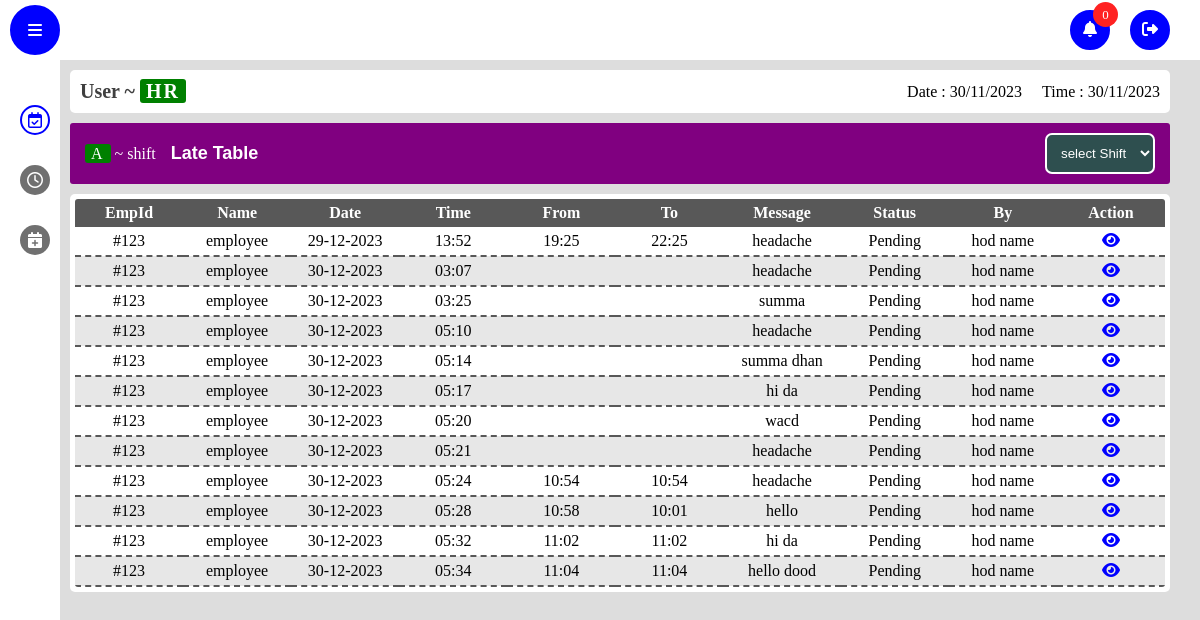
The app's page /late_req_table (signed in), older data.
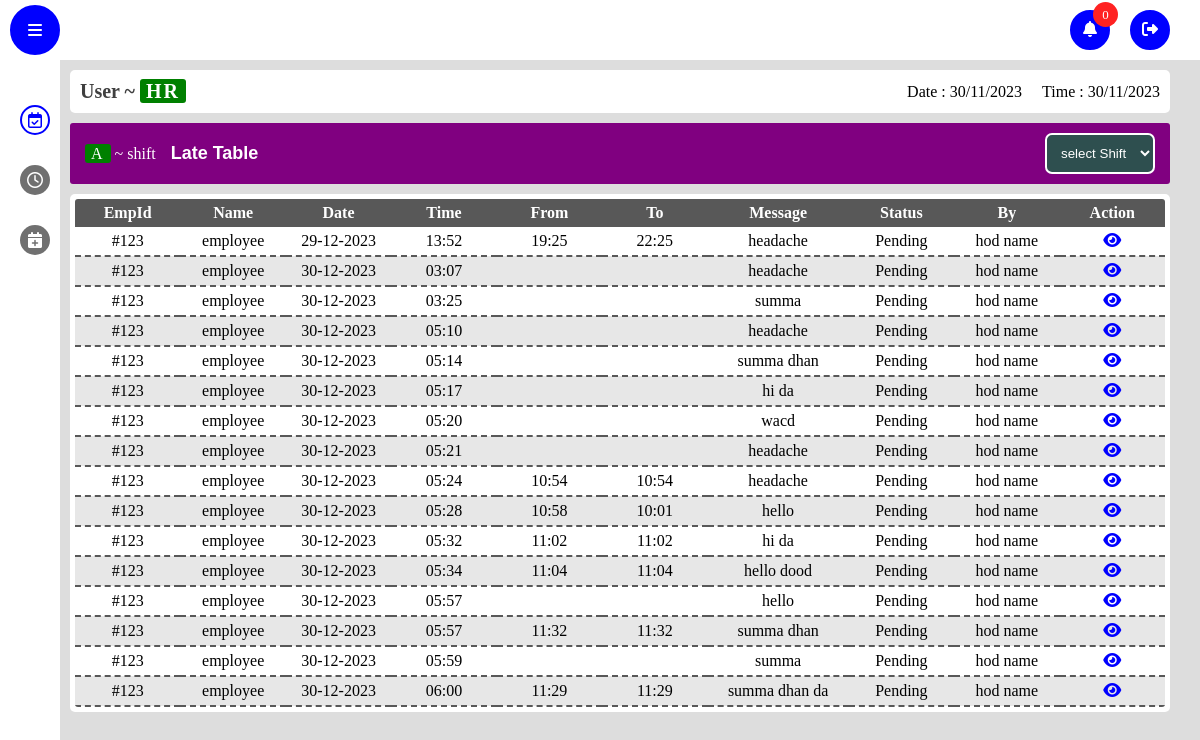
The same page, newer data.
### app/models.py (models this page shows)
class late(db.Model, UserMixin):
    id = db.Column(db.Integer, primary_key=True)
    emp_id = db.Column(db.Integer)
    emp_name = db.Column(db.String(150), nullable=False)
    reason = db.Column(db.String(150), nullable=False)
    from_time = db.Column(db.String(150), nullable=False)
    to_time = db.Column(db.String(150), nullable=False)
    status = db.Column(db.String(150), default='Pending')
    approved_by = db.Column(db.String(150), default='Pending')
    hr_approval = db.Column(db.String(150), default='Pending')
    date = db.Column(db.DateTime(timezone=True), default=func.now())

### app/views.py (the view)
@views.route("/late_req_table")
@login_required
def late_req_table():
    permission_details=late.query.order_by(late.date).all()
    return render_template("req_table.html",permission=permission_details,permission_type='Late')

### app/templates/req_table.html (shortened to what this page needs)
<!DOCTYPE html>
<html lang="en">
  <head>
    <link rel="stylesheet" href="static/css/style.css" />
    <link rel="stylesheet" href="static/css/attendance.css" />
    <link
      rel="stylesheet"
      href="https://cdnjs.cloudflare.com/ajax/libs/font-awesome/5.15.4/css/all.min.css"
    />
    <link
      rel="stylesheet"
      href="https://cdnjs.cloudflare.com/ajax/libs/font-awesome/6.1.1/css/all.min.css"
    />
  </head>
  <body>
    <nav class="nav-bar">
      <div class="toogle-sidebar">
        <i class="fas fa-bars"></i>
      </div>
      <ul class="options">
        <li class="option">
          <div class="notification-btn">
            <span class>
              <i class="fas fa-bell"></i>
            </span>
            <div class="notify-count">
              <p class="count">0</p>
            </div>
          </div>
        </li>
        <a href="/logout" class="option logout">
          <span>
            <i class="fas fa-sign-out-alt"></i>
          </span>
        </a>
      </ul>
    </nav>
    <aside class="sidebar">
      <ul class="side-menu">
        <form class="menu-option active">
          <a href="/">
            <span class="icon">
              <i class="far fa-calendar-check"></i>
            </span>
          </a>
        </form>
        <form action="/late_req_table" class="menu-option">
          <a href="/late_req_table">
            <span class="icon">
              <i class="far fa-clock"></i>
            </span>
          </a>
        </form>
        <form action="/leave_req_table" class="menu-option">
          <a href="/leave_req_table">
            <span class="icon">
              <i class="fas fa-calendar-plus"></i>
            </span>
          </a>
        </form>
      </ul>
    </aside>
    <main class="main active">
      <header class="details-bar">
        <div class="user-details">
          <h1 class="user-role">User ~ <span class="role tag">HR</span></h1>
        </div>
        <div class="date-time-details">
          <p class="date"></p>
          <p class="time"></p>
        </div>
      </header>
      <link rel="stylesheet" href="static/css/late.css" />
      <section class="late-table-section">
        <header class="late-header">
          <div class="frame-header">
            <div class="frame-details">
              <p class="shift name"><span class="tag">A</span> ~ shift</p>
              <p class="frame-name">{{permission_type}} Table</p>
            </div>
            <div class="frame-options">
              <select name="shift" id="shift" class="tag-btn">
                <option value="">select Shift</option>
              </select>
            </div>
          </div>
        </header>
        <div class="table">
          <table>
            <thead>
              <th>EmpId</th>
              <th>Name</th>
              <th>Date</th>
              <th>Time</th>
              <th>From</th>
              <th>To</th>
              <th>Message</th>
              <th>Status</th>
              <th>By</th>
              <th>Action</th>
            </thead>
            <tbody class="{{permission_type.lower()}}-table" id="{{permission_type.lower()}}-table">
              {% for permission in permission %}
              <tr>
                <td>#{{permission.emp_id}}</td>
                <td>{{permission.emp_name}}</td>
                <td>{{permission.date.strftime('%d-%m-%Y') }}</td>
                <td>{{permission.date.strftime('%H:%M') }}</td>
                <td>{{permission.from_time}}</td>
                <td>{{permission.to_time}}</td>
                <td>{{permission.reason}}</td>
                <td>{{permission.status}}</td>
                <td>{{permission.approved_by}}</td>
                <td>
                  <a
                    href="{{ url_for('views.' + permission_type.lower() + '_req_profile',
                                     emp_id=permission.emp_id,
                                     emp_name=permission.emp_name,
                                     from_time=permission.from_time,
                                     to_time=permission.to_time,
                                     reason=permission.reason,
                                     req_id=permission.id )}}"
                    ><i class="fas fa-eye"></i
                  ></a>
                </td>
              </tr>
              {% endfor %}
            </tbody>
          </table>
        </div>
      </section>
    </main>
  </body>
</html>

### app/static/css/style.css (style rules this page uses)
* { margin: 0; padding: 0; box-sizing: border-box; }
.nav-bar { width: 100vw; position: fixed; top: 0; left: 0; right: 0; height: 60px; background: #fff; display: flex; align-items: center; justify-content: space-between; padding: 0 10px; z-index: 10; }
body { background: #ddd; }
.toogle-sidebar { width: 50px; height: 50px; background: #0000ff; color: #fff; border-radius: 50%; display: flex; align-items: center; justify-content: center; cursor: pointer; border: 2px solid #0000ff; transition: all 0.3s; }
.options { display: flex; align-items: center; gap: 20px; margin-right: 20px; position: relative; }
.option { width: 40px; height: 40px; border-radius: 50%; list-style: none; display: flex; align-items: center; justify-content: center; flex-direction: column; text-transform: capitalize; cursor: pointer; color: #fff; transition: all 0.3s; background: #0000ff; border: 2px solid #0000ff; position: relative; }
.notify-count { position: absolute; right: -10px; top: -10px; width: 25px; height: 25px; border-radius: 50%; background: rgb(255, 34, 34); display: flex; align-items: center; justify-content: center; font-size: 13px; color: #fff; }
.notification-btn { width: 100%; height: 100%; display: flex; justify-content: center; align-items: center; }
li { list-style: none; }
.sidebar { position: fixed; top: 60px; height: calc(100% - 50px); width: 60px; background: #fff; padding: 10px; z-index: 10; overflow-x: hidden; transition: all 0.5s; }
.side-menu { width: 100%; display: flex; flex-direction: column; align-items: center; gap: 10px; padding: 10px 0; position: absolute; }
.menu-option { width: 100%; display: flex; align-items: center; gap: 5px; height: 50px; border-radius: 5px; padding: 0 10px; cursor: pointer; position: relative; }
.icon { width: 30px; height: 30px; background: #707070; border-radius: 50%; display: flex; align-items: center; justify-content: center; transition: all 0.3s; color: #ffffff; position: absolute; }
.menu-option:hover, .menu-option.active { color: #0000ff; }
.menu-option:hover .icon, .menu-option.active .icon { background: #ffffff; color: #0000ff; border: 2px solid #0000ff; }
.main { width: calc(100vw - 180px); min-height: calc(100vh - 60px); position: relative; top: 60px; left: 160px; padding: 10px; z-index: 5; transition: all 0.5s; }
.main.active { width: calc(100vw - 80px); left: 60px; }
.details-bar { width: 100%; display: flex; align-items: center; justify-content: space-between; padding: 10px; background: #ffffff; border-radius: 5px; }
.date-time-details { display: flex; align-items: center; gap: 20px; }
.user-role { color: #3f3f3f; font-size: 20px; }
.tag { padding: 1px 6px; background: green; color: #ffffff; border-radius: 3px; letter-spacing: 2px; }
.user-details { backdrop-filter: blur(5px); border-radius: 5px; }

### app/static/css/attendance.css (style rules this page uses)
.frame-header { width: 100%; display: flex; align-items: center; justify-content: space-between; padding: 10px 15px; background: #800080; color: #fff; border-radius: 3px; }
.frame-details { display: flex; align-items: center; gap: 15px; }
.frame-name { font-family: sans-serif; font-weight: 700; font-size: 18px; }
td,th { min-width: 30px; text-align: center; padding: 5px 0; }
tr:nth-child(even) { background: #e7e7e7; }
.tag-btn { padding: 10px; border-radius: 7px; border: 2px solid; background: #2E4F4F; color: #fff; cursor: pointer; transition: all .5s; outline: none; }
a { text-decoration: none; }

### app/static/css/late.css (style rules this page uses)
.table { max-width: 100%; padding: 5px; overflow-x: scroll; margin-top: 10px; background: #fff; border-radius: 5px; }
.late-table-section { margin-top: 10px; }
table { border-collapse: collapse; border-radius: 3px; overflow: hidden; width: -webkit-fill-available; }
table thead { background: #585858; color: #fff; }
td, th { min-width: 75px; }
td { border-bottom: 2px dashed #585858; }
.fas.fa-eye { color: blue; }

Row changes from the older to the newer data that the page shows:
added late: emp_id "123", emp_name "employee", date "30-12-2023", date "05:57", reason "hello", status "Pending", approved_by "hod name"
added late: emp_id "123", emp_name "employee", date "30-12-2023", date "05:57", from_time "11:32", to_time "11:32", reason "summa dhan", status "Pending", approved_by "hod name"
added late: emp_id "123", emp_name "employee", date "30-12-2023", date "05:59", reason "summa", status "Pending", approved_by "hod name"
added late: emp_id "123", emp_name "employee", date "30-12-2023", date "06:00", from_time "11:29", to_time "11:29", reason "summa dhan da", status "Pending", approved_by "hod name"
